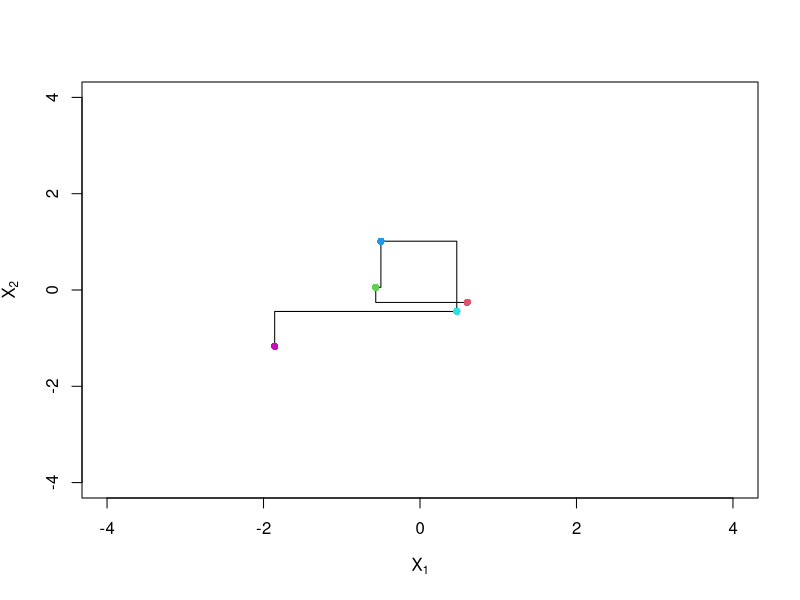
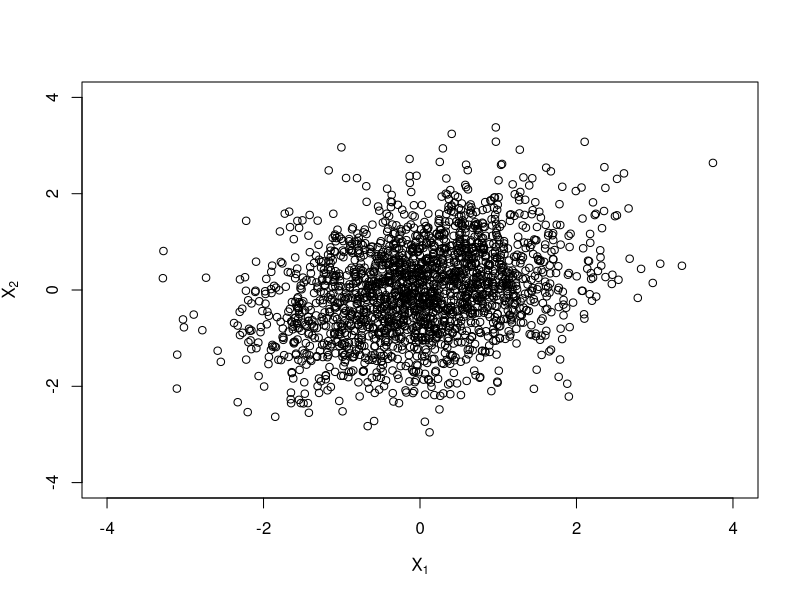
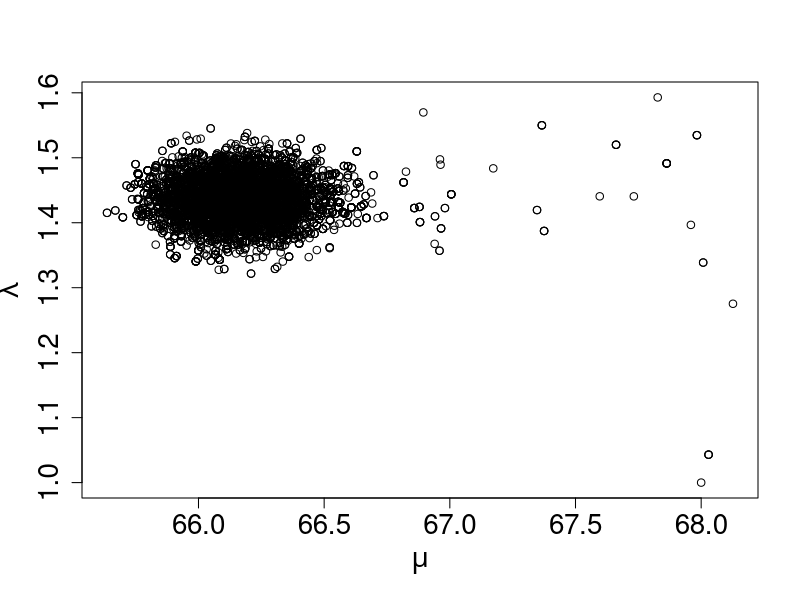
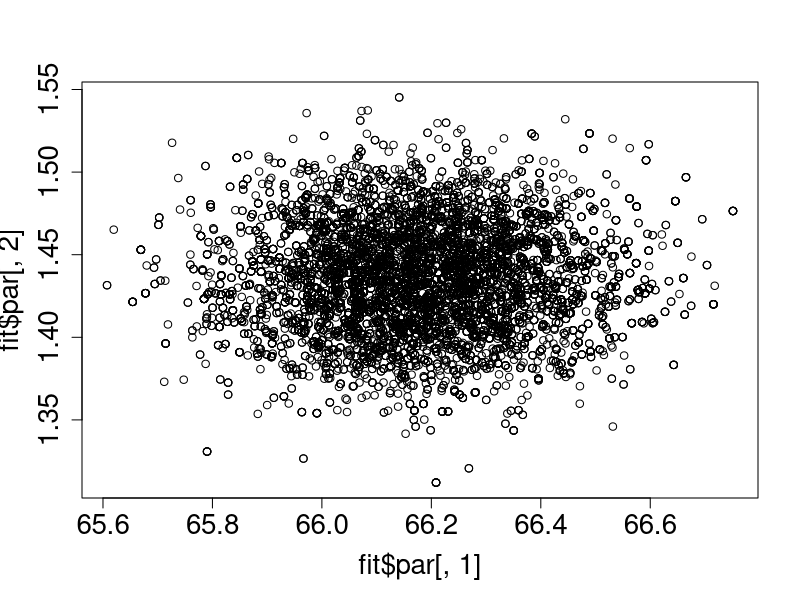
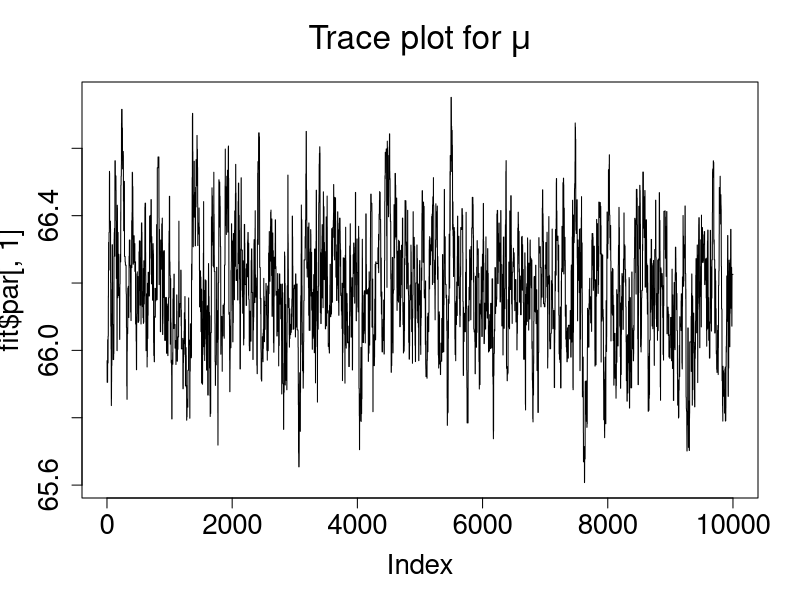
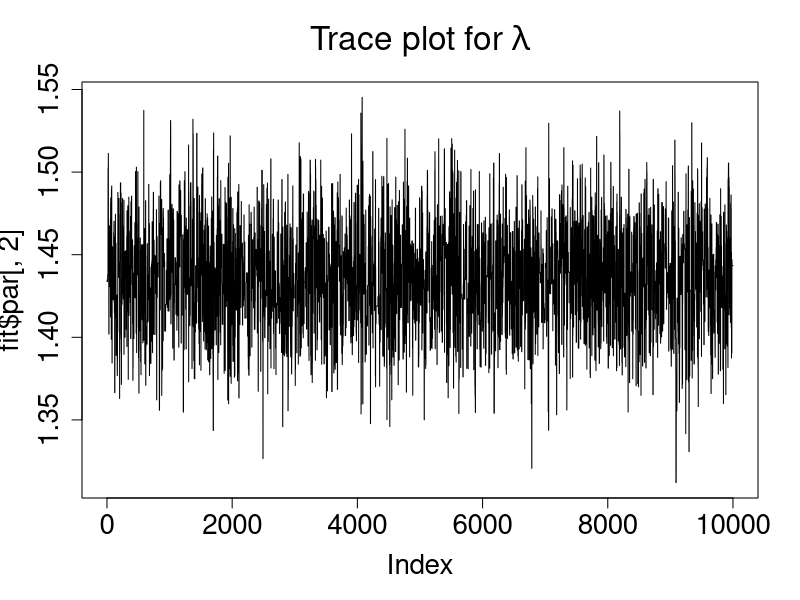
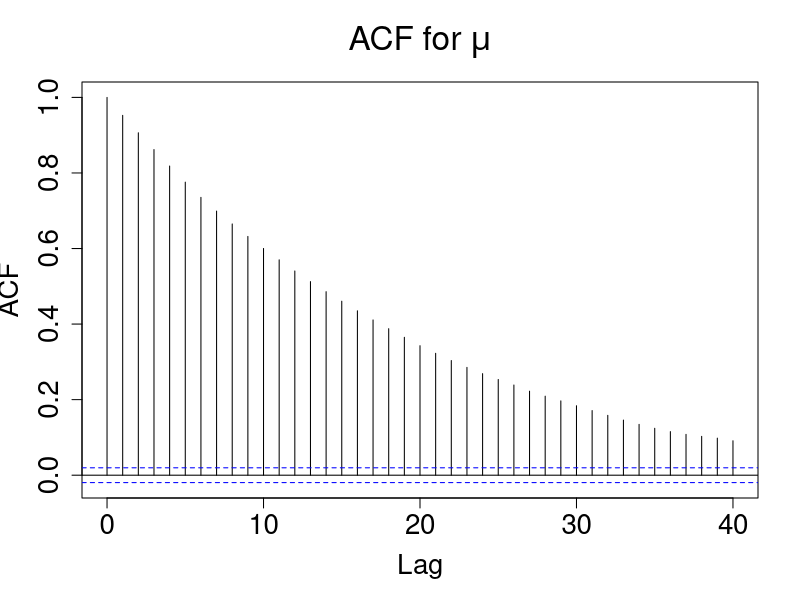
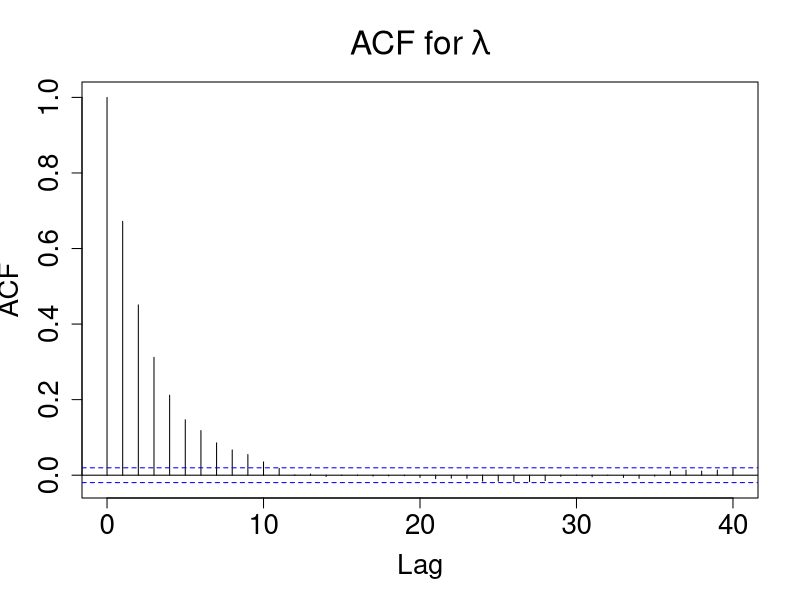

The R source for these figures, in order:
## ---- chunk 1
knitr::opts_chunk$set(echo = FALSE, message = FALSE, warning = FALSE)
## ---- chunk 2
set.seed(123)
burnin <- 1000
TT <- 2000
X1 <- rep(0, burnin+TT)
X2 <- rep(0, burnin+TT)
X1[1] <- 0
X2[1] <- 0
for(t in 2:(burnin+TT)){
  X1[t] <- rnorm(1,0+0.3/1*(X2[t-1]-0), sqrt(1-0.3^2/1))
  X2[t] <- rnorm(1,0+0.3/1*(X1[t]-0), sqrt(1-0.3^2/1))
}
X1 <- X1[-(1:burnin)]
X2 <- X2[-(1:burnin)]

m <- 5
plot(rep(X1,each=2)[2:(2*m)],rep(X2,each=2)[1:(2*m-1)],type="l",xlim=c(-4,4),ylim=c(-4,4),xlab=expression(X[1]),ylab=expression(X[2])) # first draw the lines
points(X1[1:m],X2[1:m],pch=16,col=2:6) # then the points
plot(X1, X2,xlab=expression(X[1]),ylab=expression(X[2]),xlim=c(-4,4),ylim=c(-4,4))
sum(I(X1 >= 0 & X2 >= 0 ))/TT
## ---- chunk 3
options(width = 300)
library(LearnBayes)
data(studentdata)
library(tidyverse)
X <- studentdata %>% mutate(X = cut(Height, breaks=c(-Inf,seq(60,74,by=2),Inf))) %>% select(X)
(binneddata <- table(X))
dimnames(binneddata) <- NULL
d <- list(int.lo=c(-Inf,seq(60,74,by=2)),
       int.hi=c(seq(60,74,by=2), Inf),
       f=as.numeric(binneddata))
groupeddatapost <- function(theta,data){
  dj = function(f, int.lo, int.hi, mu, sigma){
    f * log(pnorm(int.hi, mu, sigma) -
    pnorm(int.lo, mu, sigma))
  }
  mu = theta[1]
  sigma = exp(theta[2])
  sum(dj(data$f, data$int.lo, data$int.hi, mu, sigma))
}
## ---- chunk 4
op <- par(ps=20)
start <- c(68,1)
proposal <- list(var=diag(2),scale=0.1) # play with scale manually until good acceptance
set.seed(517)
fit <- rwmetrop(groupeddatapost,proposal,start,10000,d) # MH from the LearnBayes library
fit$accept
plot(fit$par[,1],fit$par[,2],xlab=expression(mu),ylab=expression(lambda))
## ---- chunk 5
op <- par(ps=20)
start <- c(66,1.4)
fit <- rwmetrop(groupeddatapost,proposal,start,10000,d) # random walk proposal MH
fit$accept # still good
plot(fit$par[,1],fit$par[,2])
## ---- chunk 6
op <- par(ps=20)
plot(fit$par[,1],type="l",main=expression(paste("Trace plot for ",mu)))
plot(fit$par[,2],type="l",main=expression(paste("Trace plot for ",lambda)))
acf(fit$par[,1],main=expression(paste("ACF for ",mu))) # not so nice
acf(fit$par[,2],main=expression(paste("ACF for ",lambda)))
## ---- chunk 7
var(fit$par)
## ---- chunk 8
proposal <- list(var=var(fit$par),scale=1)
fit <- rwmetrop(groupeddatapost,proposal,start,10000,d) # random walk proposal MH
fit$accept
op <- par(ps=25)
plot(fit$par[,1],type="l",main=expression(paste("Trace plot for ",mu)))
plot(fit$par[,2],type="l",main=expression(paste("Trace plot for ",lambda)))
acf(fit$par[,1])
acf(fit$par[,2])
## ---- chunk 9
op <- par(ps=30)
plot(fit$par[,1],fit$par[,2])

sims <- data.frame(mu = fit$par[,1], lambda = fit$par[,2])
ggplot(sims, aes(x = mu, y = lambda)) +
  geom_bin2d()

mycontour(groupeddatapost,c(65.3,67,1.3,1.6),d,xlab="mu",ylab="log sigma")
points(fit$par[,1],fit$par[,2])
apply(fit$par,2,mean)
